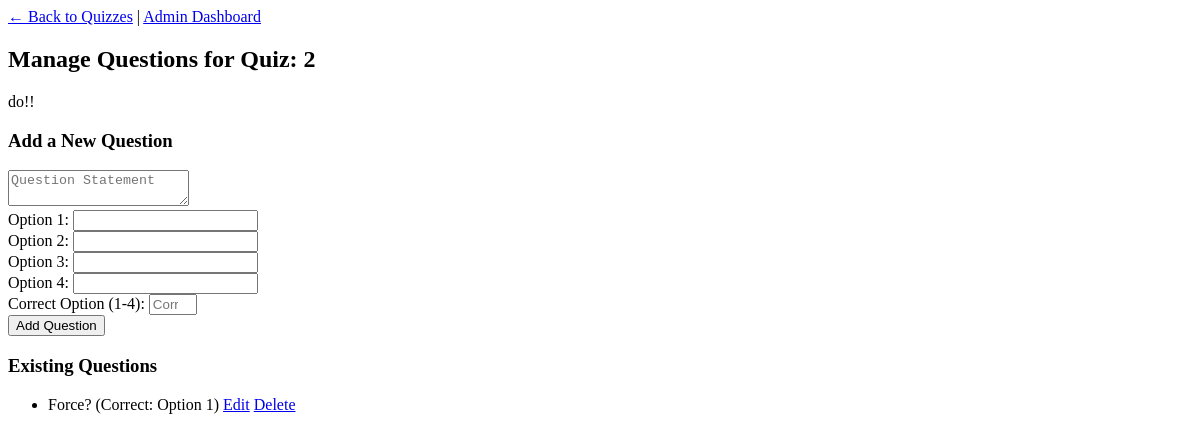
The app's page /admin/questions/2 (signed in), older data.
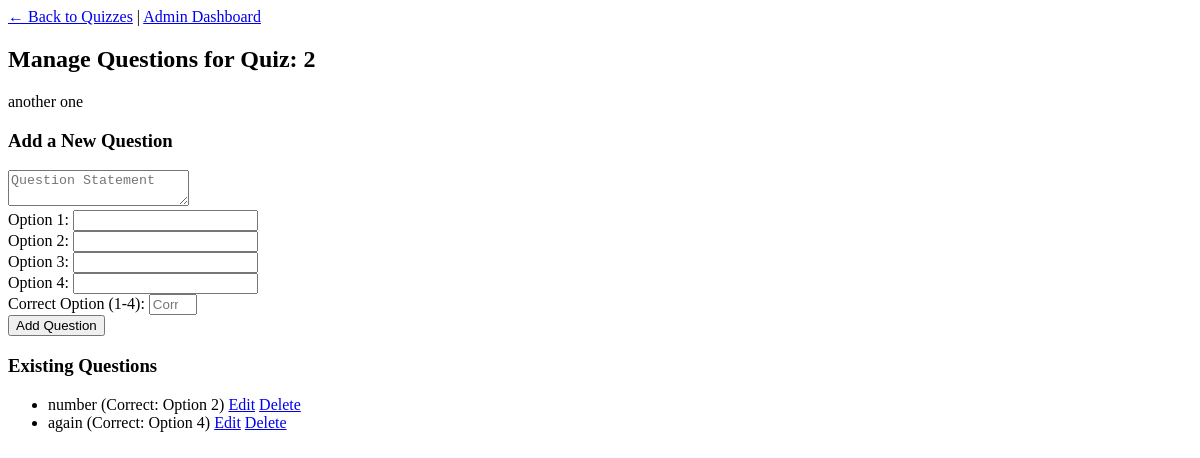
The same page, newer data.
### models/models.py (models this page shows)
class Quiz(db.Model):
    id = db.Column(db.Integer, primary_key=True)
    chapter_id = db.Column(db.Integer, db.ForeignKey('chapter.id'), nullable=False)
    date_of_quiz = db.Column(db.DateTime, nullable=False)
    remarks = db.Column(db.String(255), nullable=True)
    chapter = db.relationship('Chapter', backref=db.backref('quizzes', lazy=True))
    questions = db.relationship('Question', backref='quiz', lazy=True)

class Question(db.Model):
    id = db.Column(db.Integer, primary_key=True)
    quiz_id = db.Column(db.Integer, db.ForeignKey('quiz.id'), nullable=False)
    question_statement = db.Column(db.Text, nullable=False)
    option1 = db.Column(db.String(255), nullable=False)
    option2 = db.Column(db.String(255), nullable=False)
    option3 = db.Column(db.String(255), nullable=False)
    option4 = db.Column(db.String(255), nullable=False)
    correct_option = db.Column(db.Integer, nullable=False)  # 1, 2, 3, 4

### app.py (the view, shortened to what this page needs)
@app.route("/admin/questions/<int:quiz_id>", methods=["GET", "POST"])
def manage_questions(quiz_id):
    if not admin_required():
        return redirect(url_for("login"))
    quiz = Quiz.query.get(quiz_id)
    questions = Question.query.filter_by(quiz_id=quiz_id).all()
    return render_template("manage_questions.html", quiz=quiz, questions=questions)

### app.py (called while the page is built)
def admin_required():
    return "user_id" in session and session["role"] == "admin"

### templates/manage_questions.html (shortened to what this page needs)
<!DOCTYPE html>
<html lang="en">
<head>
</head>
<body>
    <a href="{{ url_for('manage_quizzes', chapter_id=quiz.chapter_id) }}">← Back to Quizzes</a> |
    <a href="{{ url_for('admin_dashboard') }}">Admin Dashboard</a>
    <h2>Manage Questions for Quiz: {{ quiz.id }}</h2>
    <p>{{ quiz.remarks }}</p>
    <h3>Add a New Question</h3>
    <form method="POST">
        <textarea name="question_statement" placeholder="Question Statement" required></textarea><br>
        <label>Option 1:</label>
        <input type="text" name="option1" required><br>
        <label>Option 2:</label>
        <input type="text" name="option2" required><br>
        <label>Option 3:</label>
        <input type="text" name="option3" required><br>
        <label>Option 4:</label>
        <input type="text" name="option4" required><br>
        <label>Correct Option (1-4):</label>
        <input type="number" name="correct_option" placeholder="Correct Option (1-4)" min="1" max="4" required><br>
        <button type="submit">Add Question</button>
    </form>
    <h3>Existing Questions</h3>
    <ul>
        {% for question in questions %}
            <li>
                {{ question.question_statement }}
                (Correct: Option {{ question.correct_option }})
                <a href="{{ url_for('edit_question', question_id=question.id) }}">Edit</a>
                <a href="{{ url_for('delete_question', question_id=question.id) }}" onclick="return confirm('Are you sure?')">Delete</a>
            </li>
        {% endfor %}
    </ul>
</body>
</html>

Row changes from the older to the newer data that the page shows:
no longer on this page (row edited): Question: question_statement "Force?", correct_option "1"
changed Quiz id 2: remarks "do!!" → "another one"
added Question: question_statement "number", correct_option "2"
added Question: question_statement "again", correct_option "4"
